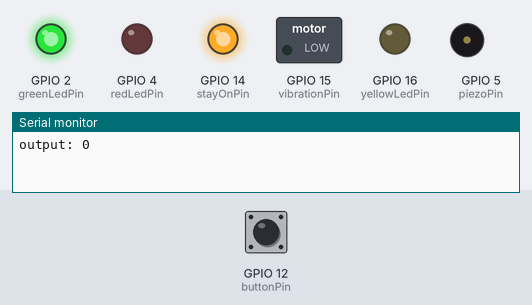
Simulated run of this sketch. Board: ESP32. Parts: switched loads named in the sketch (green lamp = pin HIGH), output pins drawn as LEDs (lit = HIGH), buzzer (waves = sounding, pin HIGH), the last lines printed to the serial monitor. The test bench sets the inputs (shaded band); at power-on: GPIO 12 (buttonPin) HIGH.

Above: at 1.2 s.
1.3 s: GPIO 12 (buttonPin) pulsed LOW 5 times (0.12 s each, 0.3 s apart)
At 1.88 s:
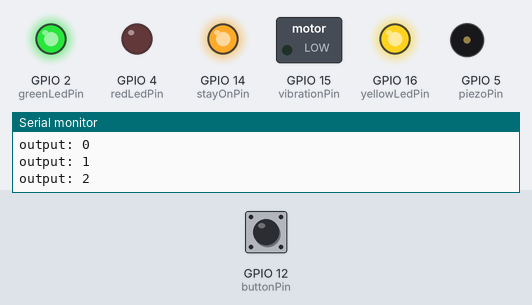
At 3.9 s:
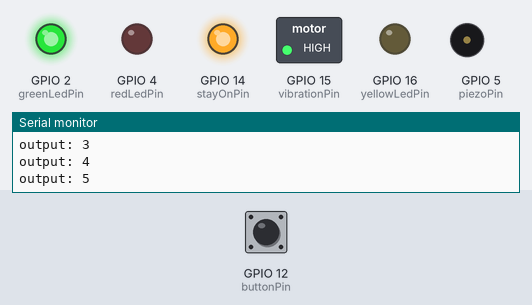
4.3 s: GPIO 12 (buttonPin) pulled LOW for 0.15 s
At 5.7 s:
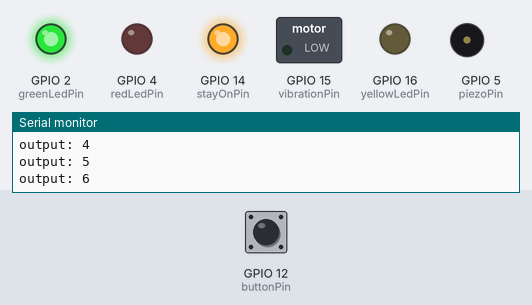
Timing chart, 0 to 7.3 s (numbered marks = the images above; inputs shaded):
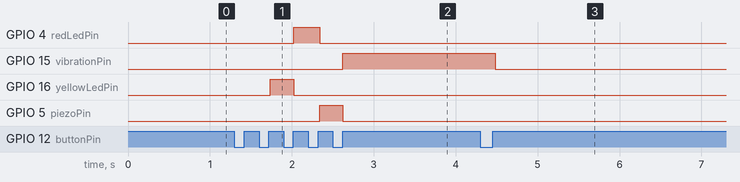

The sketch:

SD-Outputs-Test.ino
```cpp
// LED + Button Test
// Author: Néstor Daza - nestor@extensa.io
// http://gosocialdistancer.com/

// Outputs
const int greenLedPin = 2; // inverted logic
const int yellowLedPin = 16;
const int redLedPin = 4;
const int vibrationPin = 15;
const int piezoPin = 5;
const int stayOnPin = 14;

// Inputs
const int buttonPin = 12; // 12
int reading;
int previous = LOW;

// Debounce
unsigned long lastDebounce = 0;
unsigned long debounceDelay = 20;

const int analogWriteFrequency = 100;
const int maxAnalogDutyCycle = 512;

byte activeOutput = -1;

void setup() {

    pinMode(redLedPin, OUTPUT);
    pinMode(yellowLedPin, OUTPUT);
    pinMode(greenLedPin, OUTPUT);
    pinMode(vibrationPin, OUTPUT);
    pinMode(piezoPin, OUTPUT);

    pinMode(stayOnPin, OUTPUT);
    digitalWrite(stayOnPin, HIGH);

    pinMode(buttonPin, INPUT_PULLUP);

    analogWriteFreq(analogWriteFrequency); //should give 1Khz

    Serial.begin(115200);

    ClearFeedback();
}

void loop() {
    unsigned long currentMillis = millis();

    reading = digitalRead(buttonPin);

    if (reading != previous) {
        lastDebounce = millis();
    }

    if ((currentMillis - lastDebounce) > debounceDelay) {
        if (reading == HIGH && previous == LOW) {
            previous = HIGH;
            ClearFeedback();
            CheckButton();
        }
        else if (reading == LOW && previous == HIGH) {
            previous = LOW;
        }
    }
}

void ClearFeedback() {
    analogWrite(redLedPin, 0);
    analogWrite(yellowLedPin, 0);
    analogWrite(greenLedPin, 1023); // inverted logic GPIO02

    analogWrite(piezoPin, 0);

    digitalWrite(vibrationPin, LOW);
}

void CheckButton() {
    activeOutput++;
    Serial.printf("output: %d\n", activeOutput);
    switch(activeOutput) {
        case 1:
            analogWrite(greenLedPin, maxAnalogDutyCycle);
            break;
        case 2:
            analogWrite(yellowLedPin, maxAnalogDutyCycle);
            break;
        case 3:
            analogWrite(redLedPin, maxAnalogDutyCycle);
            break;
        case 4:
            analogWrite(piezoPin, 1000);
            break;
        case 5:
            digitalWrite(vibrationPin, HIGH);
            break;
        default:
            activeOutput = 0;
            break;
    }
}
```

Measured:
- after the input at 1.3 s, GPIO 4 (redLedPin): LOW → HIGH after 0.72 s, → LOW 0.32 s later; GPIO 15 (vibrationPin): LOW → HIGH after 1.3 s; GPIO 16 (yellowLedPin): LOW → HIGH after 0.44 s, → LOW 0.28 s later; GPIO 5 (piezoPin): LOW → HIGH after 1.0 s, → LOW 0.28 s later
- after the input at 4.3 s, GPIO 15 (vibrationPin): HIGH → LOW after 0.18 s
